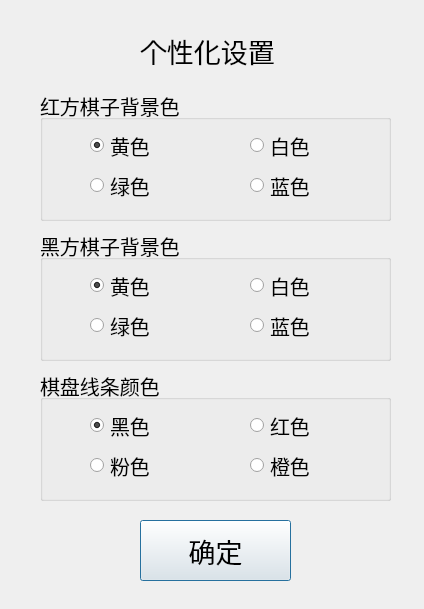
<?xml version="1.0" encoding="UTF-8"?>
<ui version="4.0">
 <class>Setting</class>
 <widget class="QDialog" name="Setting">
  <property name="geometry">
   <rect>
    <x>0</x>
    <y>0</y>
    <width>424</width>
    <height>609</height>
   </rect>
  </property>
  <property name="windowTitle">
   <string>个性化设置</string>
  </property>
  <property name="styleSheet">
   <string notr="true">QDialog{
background-image:url(&quot;:/img/img/个性化设置背景.png&quot;);
background-size:cover;
}</string>
  </property>
  <widget class="QLabel" name="label">
   <property name="geometry">
    <rect>
     <x>140</x>
     <y>10</y>
     <width>201</width>
     <height>81</height>
    </rect>
   </property>
   <property name="font">
    <font>
     <pointsize>20</pointsize>
    </font>
   </property>
   <property name="text">
    <string>个性化设置</string>
   </property>
  </widget>
  <widget class="QGroupBox" name="groupBox_red">
   <property name="geometry">
    <rect>
     <x>40</x>
     <y>90</y>
     <width>351</width>
     <height>131</height>
    </rect>
   </property>
   <property name="font">
    <font>
     <pointsize>15</pointsize>
    </font>
   </property>
   <property name="layoutDirection">
    <enum>Qt::LeftToRight</enum>
   </property>
   <property name="title">
    <string>红方棋子背景色</string>
   </property>
   <widget class="QRadioButton" name="yellow_1">
    <property name="geometry">
     <rect>
      <x>50</x>
      <y>40</y>
      <width>81</width>
      <height>31</height>
     </rect>
    </property>
    <property name="font">
     <font>
      <pointsize>15</pointsize>
     </font>
    </property>
    <property name="text">
     <string>黄色</string>
    </property>
    <property name="checked">
     <bool>true</bool>
    </property>
   </widget>
   <widget class="QRadioButton" name="white_1">
    <property name="geometry">
     <rect>
      <x>210</x>
      <y>40</y>
      <width>81</width>
      <height>31</height>
     </rect>
    </property>
    <property name="font">
     <font>
      <pointsize>15</pointsize>
     </font>
    </property>
    <property name="text">
     <string>白色</string>
    </property>
   </widget>
   <widget class="QRadioButton" name="green_1">
    <property name="geometry">
     <rect>
      <x>50</x>
      <y>80</y>
      <width>81</width>
      <height>31</height>
     </rect>
    </property>
    <property name="font">
     <font>
      <pointsize>15</pointsize>
     </font>
    </property>
    <property name="text">
     <string>绿色</string>
    </property>
   </widget>
   <widget class="QRadioButton" name="blue_1">
    <property name="geometry">
     <rect>
      <x>210</x>
      <y>80</y>
      <width>81</width>
      <height>31</height>
     </rect>
    </property>
    <property name="font">
     <font>
      <pointsize>15</pointsize>
     </font>
    </property>
    <property name="text">
     <string>蓝色</string>
    </property>
   </widget>
  </widget>
  <widget class="QGroupBox" name="groupBox_black">
   <property name="geometry">
    <rect>
     <x>40</x>
     <y>230</y>
     <width>351</width>
     <height>131</height>
    </rect>
   </property>
   <property name="font">
    <font>
     <pointsize>15</pointsize>
    </font>
   </property>
   <property name="layoutDirection">
    <enum>Qt::LeftToRight</enum>
   </property>
   <property name="title">
    <string>黑方棋子背景色</string>
   </property>
   <widget class="QRadioButton" name="yellow_2">
    <property name="geometry">
     <rect>
      <x>50</x>
      <y>40</y>
      <width>81</width>
      <height>31</height>
     </rect>
    </property>
    <property name="font">
     <font>
      <pointsize>15</pointsize>
     </font>
    </property>
    <property name="text">
     <string>黄色</string>
    </property>
    <property name="checked">
     <bool>true</bool>
    </property>
   </widget>
   <widget class="QRadioButton" name="green_2">
    <property name="geometry">
     <rect>
      <x>50</x>
      <y>80</y>
      <width>81</width>
      <height>31</height>
     </rect>
    </property>
    <property name="font">
     <font>
      <pointsize>15</pointsize>
     </font>
    </property>
    <property name="text">
     <string>绿色</string>
    </property>
   </widget>
   <widget class="QRadioButton" name="white_2">
    <property name="geometry">
     <rect>
      <x>210</x>
      <y>40</y>
      <width>81</width>
      <height>31</height>
     </rect>
    </property>
    <property name="font">
     <font>
      <pointsize>15</pointsize>
     </font>
    </property>
    <property name="text">
     <string>白色</string>
    </property>
   </widget>
   <widget class="QRadioButton" name="blue_2">
    <property name="geometry">
     <rect>
      <x>210</x>
      <y>80</y>
      <width>81</width>
      <height>31</height>
     </rect>
    </property>
    <property name="font">
     <font>
      <pointsize>15</pointsize>
     </font>
    </property>
    <property name="text">
     <string>蓝色</string>
    </property>
   </widget>
  </widget>
  <widget class="QPushButton" name="ok">
   <property name="geometry">
    <rect>
     <x>140</x>
     <y>520</y>
     <width>151</width>
     <height>61</height>
    </rect>
   </property>
   <property name="font">
    <font>
     <pointsize>20</pointsize>
    </font>
   </property>
   <property name="text">
    <string>确定</string>
   </property>
  </widget>
  <widget class="QGroupBox" name="groupBox_board">
   <property name="geometry">
    <rect>
     <x>40</x>
     <y>370</y>
     <width>351</width>
     <height>131</height>
    </rect>
   </property>
   <property name="font">
    <font>
     <pointsize>15</pointsize>
    </font>
   </property>
   <property name="layoutDirection">
    <enum>Qt::LeftToRight</enum>
   </property>
   <property name="title">
    <string>棋盘线条颜色</string>
   </property>
   <widget class="QRadioButton" name="black_3">
    <property name="geometry">
     <rect>
      <x>50</x>
      <y>40</y>
      <width>81</width>
      <height>31</height>
     </rect>
    </property>
    <property name="font">
     <font>
      <pointsize>15</pointsize>
     </font>
    </property>
    <property name="text">
     <string>黑色</string>
    </property>
    <property name="checked">
     <bool>true</bool>
    </property>
   </widget>
   <widget class="QRadioButton" name="red_3">
    <property name="geometry">
     <rect>
      <x>210</x>
      <y>40</y>
      <width>81</width>
      <height>31</height>
     </rect>
    </property>
    <property name="font">
     <font>
      <pointsize>15</pointsize>
     </font>
    </property>
    <property name="text">
     <string>红色</string>
    </property>
   </widget>
   <widget class="QRadioButton" name="pink_3">
    <property name="geometry">
     <rect>
      <x>50</x>
      <y>80</y>
      <width>81</width>
      <height>31</height>
     </rect>
    </property>
    <property name="font">
     <font>
      <pointsize>15</pointsize>
     </font>
    </property>
    <property name="text">
     <string>粉色</string>
    </property>
   </widget>
   <widget class="QRadioButton" name="orange_3">
    <property name="geometry">
     <rect>
      <x>210</x>
      <y>80</y>
      <width>81</width>
      <height>31</height>
     </rect>
    </property>
    <property name="font">
     <font>
      <pointsize>15</pointsize>
     </font>
    </property>
    <property name="text">
     <string>橙色</string>
    </property>
   </widget>
  </widget>
 </widget>
 <resources/>
 <connections/>
</ui>
